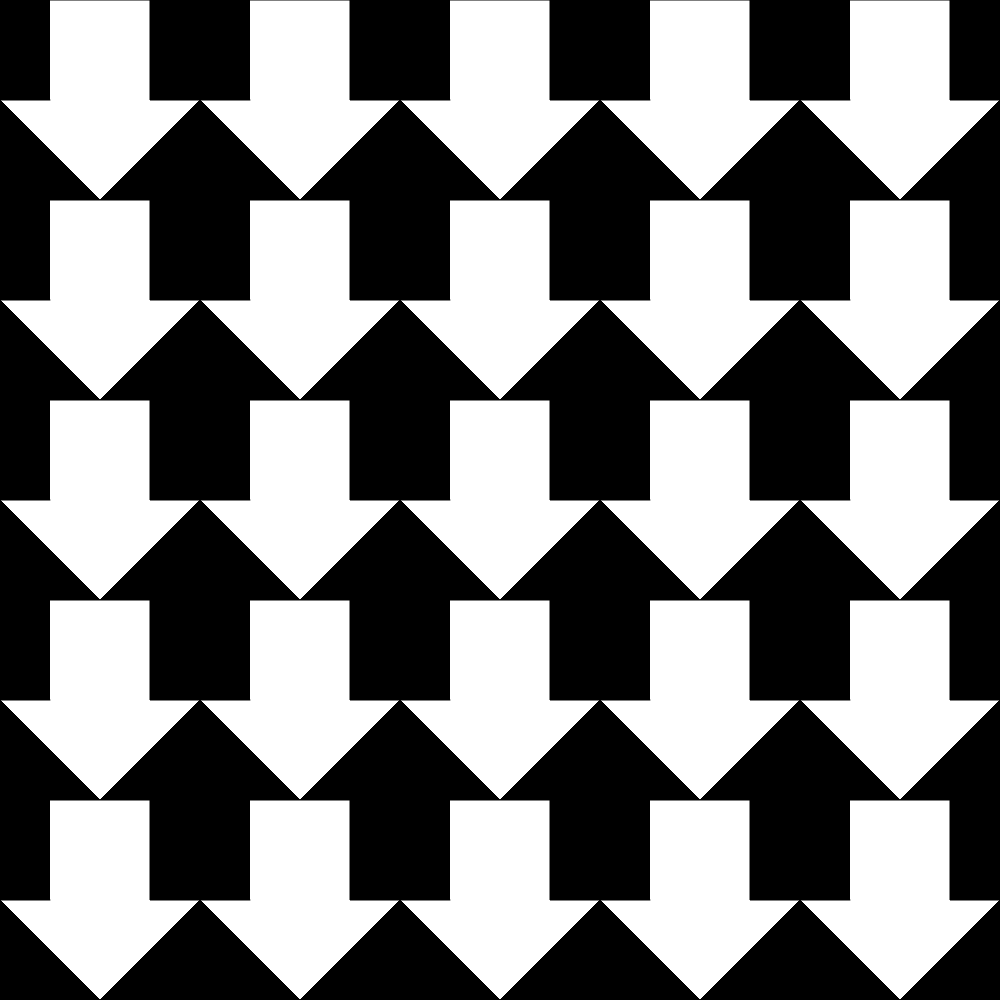
Frame 1 (no input)
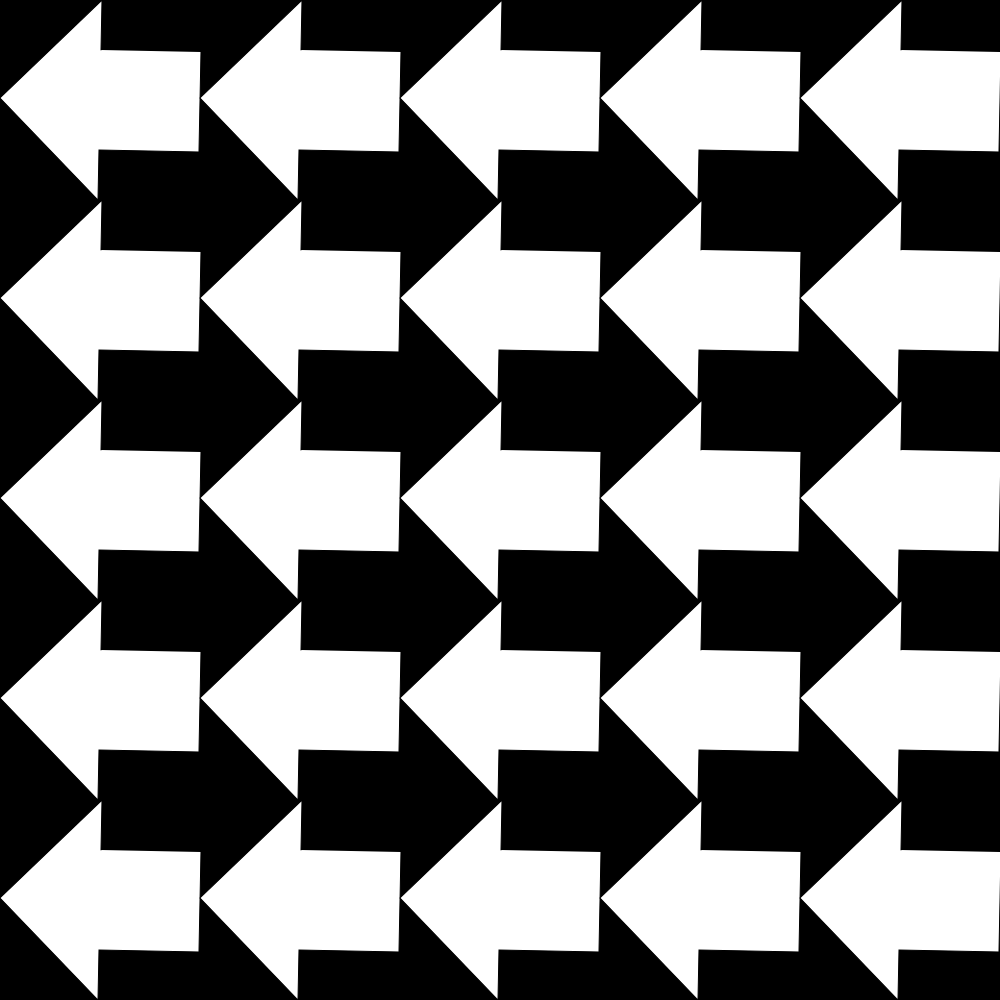
Frame 60 (no input)
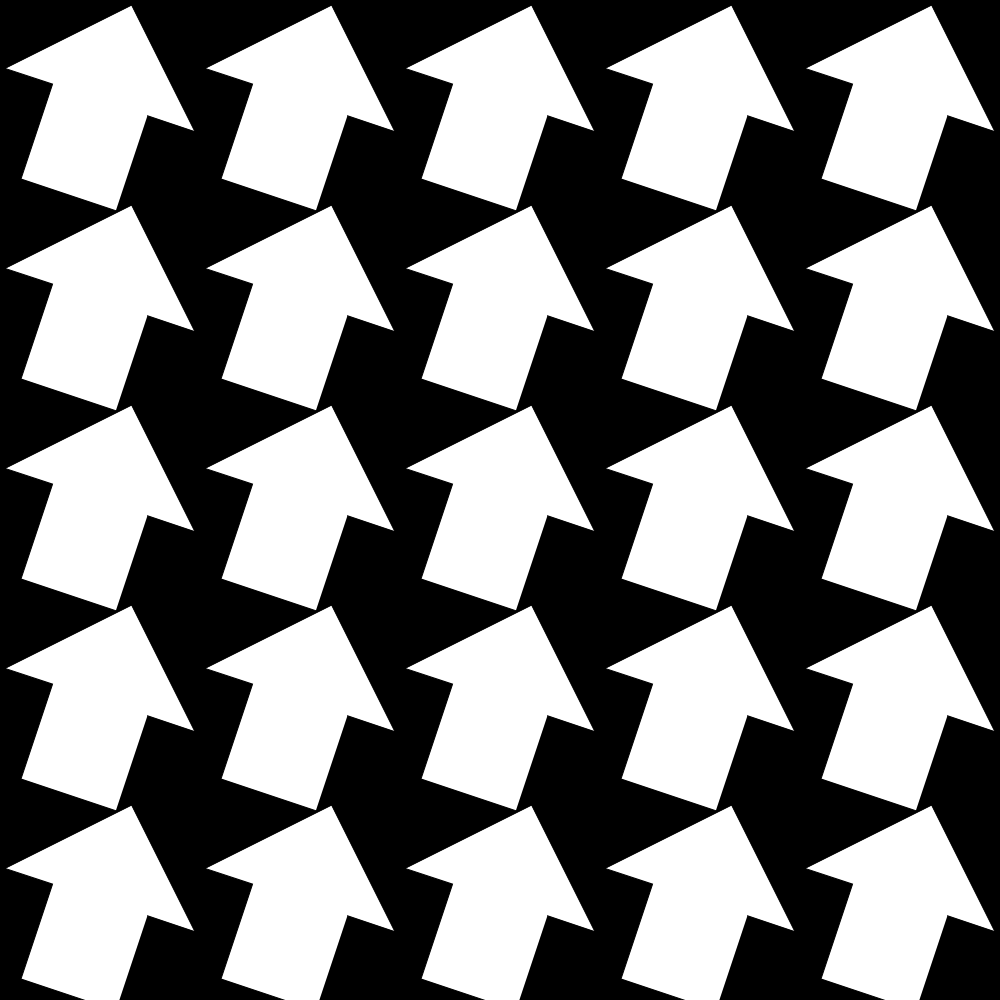
Frame 120 (the mouse pressed at the canvas centre since frame 60)

The p5.js sketch that drew these frames (run headless with seeded random() and noise() and a simulated clock; from frame 60 on, the mouse is pressed at the canvas centre):

// p5.js sketch
// ── sketch.js
let s, n;
let angle = 0;
let t = 0;
let framerate = 20
let duration = 10
let animationFrames = framerate * duration;

// From [0;1] to [0;1]
function easeInOutQuart(t) {
  return t < .5 ? 8 * t * t * t * t : 1 - 8 * (--t) * t * t * t
}

function setup() {
  const length = min(innerWidth, innerHeight)
  createCanvas(length, length).center('horizontal')
  // noLoop()
  frameRate(framerate)

  background(0)
  fill(255)

  n = 5
  s = length / n

}

function draw() {
  t = (frameCount % animationFrames) / animationFrames
  background(0)
  // translate(width / 2, height / 2)
  // rotate()
  let shiftUp = Math.floor(t * 4) / 4;
  drawArrows((shiftUp + easeInOutQuart(4 * (t % 0.25)) / 4) * TWO_PI)
}

function upArrow(w, h) {

  push()
  // translate(-x - w / 2, -y - h / 2)
  // rotate(angle)
  beginShape()

  vertex(w / 4, 0)
  vertex(w * 3 / 4, 0)
  vertex(w * 3 / 4, h / 2)
  vertex(w, h / 2)
  vertex(w / 2, h)
  vertex(0, h / 2)
  vertex(w / 4, h / 2)

  endShape()
  pop()
}

function drawArrows(angle) {
  for (let i = 0; i < n; i++) {
    for (let j = 0; j < n; j++) {
      let x = map(i, 0, n, 0, width),
        y = map(j, 0, n, 0, height);
      push()
      translate(x + s / 2, y + s / 2)
      rotate(angle)
      translate(-s / 2, -s / 2)
      upArrow(s, s)
      pop()
    }
  }
}
